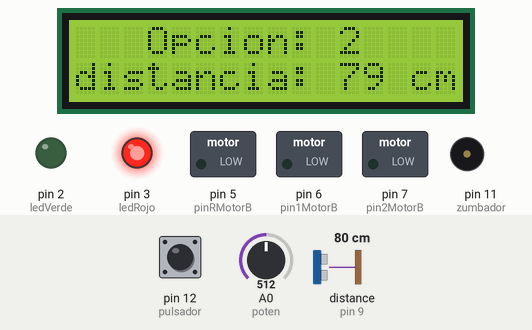
Bench run of a sketch on a simulated Arduino Uno, built with avr-gcc and run on an emulated ATmega328P. Parts: 16×2 character LCD, switched loads named in the sketch (green lamp = pin HIGH), output pins drawn as LEDs (lit = HIGH), buzzer (waves = sounding, pin HIGH). Wiring (inferred from the names in the program): ultrasonic range finder: trigger pin 8; echo pin 9. The test bench sets the inputs (shaded band); at power-on: pin 12 (pulsador) LOW, distance to the obstacle (sensor on pin 9) 80 cm, A0 (poten) = 512. The echo pulse lasts 58.3 µs per cm; pins used as bus, display or sensor lines are not drawn.

Above: at 1.2 s.
1.3 s: pin 12 (pulsador) pulled HIGH for 0.15 s
At 1.47 s:
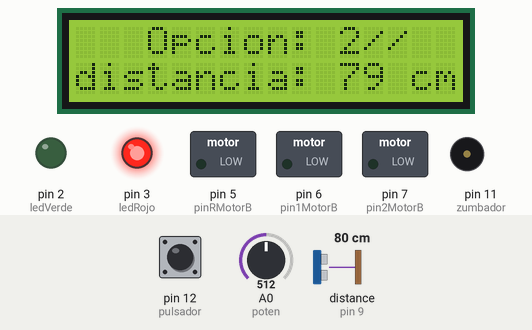
3.1 s: distance to the obstacle (sensor on pin 9) set to 33 cm
At 4.3 s:
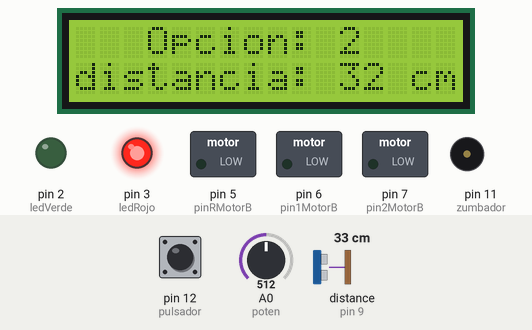
4.6 s: distance to the obstacle (sensor on pin 9) set to 28 cm
At 5.8 s:
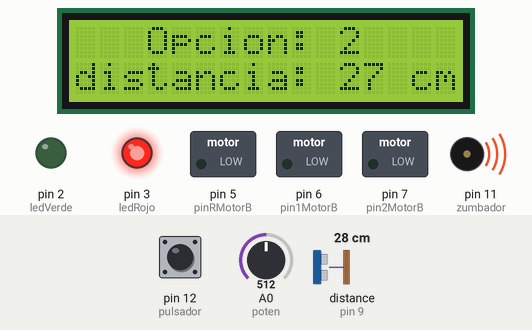
6.1 s: pin 12 (pulsador) pulled HIGH for 1 s
At 7.1 s:
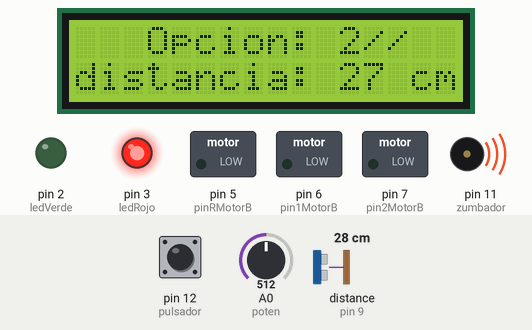
8.8 s: A0 (poten) set to 716
At 10.0 s:
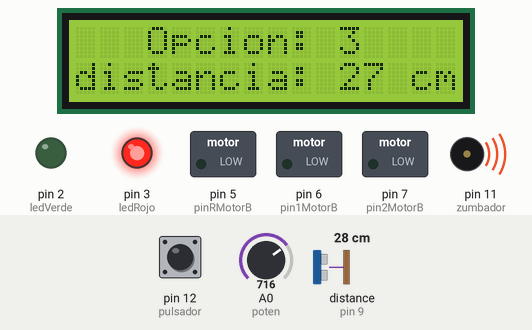
10.3 s: distance to the obstacle (sensor on pin 9) set to 9 cm
At 10.34 s:
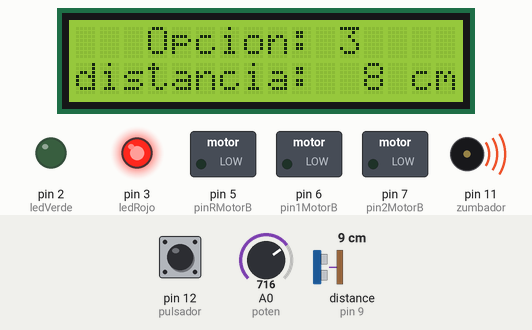
Timing chart, 0 to 12.8 s (numbered marks = the images above; inputs shaded):
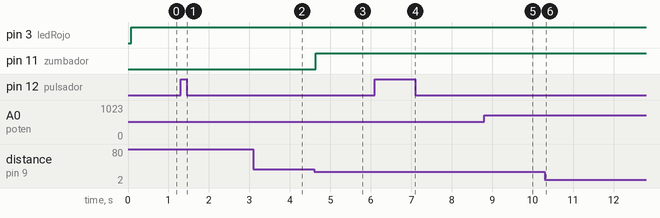

Measured:
- the behaviour switches between 31 and 30 cm on distance to the obstacle (sensor on pin 9) (found by bisection; images 2 and 3)
- after the input at 1.3 s, the display: changes at once (image 1)
- after the input at 3.1 s, the display: changes at once (image 2)
- after the input at 4.6 s, pin 11 (zumbador): LOW → HIGH at once; the display: changes after 0.05 s (image 3)
- after the input at 6.1 s, the display: changes at once (image 4)
- after the input at 8.8 s, the display: changes at once (image 5)
- after the input at 10.3 s, the display: changes at once (image 6)

The sketch:

arduino01.ino
```cpp
//Librerias de LCD y configuración del mismo
#include <Wire.h>
#include <LiquidCrystal_I2C.h>
LiquidCrystal_I2C lcd(0x27, 16, 2); // set the LCD address to 0x27 for a 16 chars and 2 line display

//Pines
const int ledVerde = 2;
const int ledRojo = 3;
const int pulsador = 12;
const int zumbador = 11;
const int poten = 0;
// Pines de motor de puerta
const int pin1MotorB = 6;
const int pin2MotorB = 7;
const int pinRMotorB = 5;
int tiempo = 1000;// tiempo de apertura y cierre de puerta
// contraseña de puerta
const int pinCorrecto [4] = {4, 5, 6, 7}; //matriz de código pin de entrada a vivienda
int pin [4] = {0, 0, 0, 0}; //matriz de código introducido
int contador = 0;
int opcion = 0;//opción a introducir con potenciómetro y pulsador en un princpio es 0
boolean alarma = true;// estado de la alarma para controlar presencia con ultrasonidos
//pines del ultrasonidos
const int echoPin = 9;
const int triggerPin = 8;

void setup() {
  pinMode(ledVerde, OUTPUT);
  pinMode (ledRojo, OUTPUT);
  pinMode (pulsador, INPUT);
  pinMode (zumbador, OUTPUT);
  pinMode (pin1MotorB, OUTPUT);
  pinMode (pin2MotorB, OUTPUT);
  pinMode (pinRMotorB, OUTPUT);
  pinMode(triggerPin, OUTPUT);
  pinMode(echoPin, INPUT);
  Serial.begin (9600);
  //incialización de lcd
  lcd.init();// inicializa el lcd
  lcd.backlight();
  lcd.setCursor(3, 0);
  lcd.print ("Opcion:");

}

void loop() {

  controlOpcion();

  if (alarma == true) {
    digitalWrite (ledRojo, HIGH);
    int cm = ping(triggerPin, echoPin);
    static char charCm[2];
    dtostrf(cm, 2, 0, charCm);
    lcd.setCursor (0, 1); lcd.print ("distancia:");
    lcd.setCursor(11, 1); lcd.print ( charCm);
    lcd.setCursor (14, 1); lcd.print ("cm");

    if (cm < 30) {
      digitalWrite (zumbador, HIGH);
    }
    else {

      digitalWrite (zumbador, LOW);
    }

    controlOpcion();
  }


  switch (opcion) {
    //case 0:
    //break;
    case 1://opción de apertura de puerta con pin, si acierta desactiva la alarma
      borraLcd();
      controlPuerta();
      borraLcd();
      opcion = 0;
      break;
    case 2://activa la alarma
      alarma = true;
      opcion = 0;
      break;
    case 3:
      Serial.write (3);
      opcion = 0;
      break;
    case 4:
      Serial.write (4);
      opcion = 0;
      break;
  }

}


void controlPuerta () {
  // introducción de pin, se repite el proceso 4 veces (pin de 4 numeros)
  contador = 0;
  while (contador < 4) {
    lcd.setCursor (15, 0); lcd.print (map (analogRead (A0), 0, 1021, 0, 9));
    lcd.setCursor (3, 1); lcd.print ("pin:");

    if (digitalRead (pulsador) == HIGH) {

      pin[contador] = map (analogRead (poten), 0, 1021, 0, 9);
      lcd.setCursor (contador + 8, 1); lcd.print (pin[contador]);
      //digitalWrite (zumbador, HIGH);
      //delay (200);
      //digitalWrite (zumbador, LOW);
      contador++;
      delay (300);
    }

  }
  //comprueba si los pines son iguales en caso contrario activa la alarma con el ultrasonidos y zumbador

  if (pinCorrecto[0] == pin[0] && pinCorrecto[1] == pin[1] && pinCorrecto[2] == pin[2] && pinCorrecto[3] == pin[3]) {

    alarma = false;

    //abrimos y cerramos la puerta
    analogWrite (pinRMotorB, 180);

    digitalWrite (pin1MotorB, LOW);
    digitalWrite (pin2MotorB, HIGH);
    digitalWrite (ledRojo, LOW);
    digitalWrite (ledVerde, HIGH);
    delay (tiempo);
    digitalWrite (pin1MotorB, LOW);
    digitalWrite (pin2MotorB, LOW);
    delay (tiempo);
    digitalWrite (pin1MotorB, HIGH);
    digitalWrite (pin2MotorB, LOW);
    digitalWrite (ledRojo, HIGH);
    digitalWrite (ledVerde, LOW);
    delay (tiempo);
    digitalWrite (pin1MotorB, LOW);
    digitalWrite (pin2MotorB, LOW);
    delay (tiempo);

  }

  else {// si el pin no es correcto activamos la alarma
    alarma = true;
  }


}


int ping(int triggerPin, int echoPin) {
  long duration, distanceCm;

  digitalWrite(triggerPin, LOW);  //para generar un pulso limpio ponemos a LOW 4us
  delayMicroseconds(4);
  digitalWrite(triggerPin, HIGH);  //generamos Trigger (disparo) de 10us
  delayMicroseconds(10);
  digitalWrite(triggerPin, LOW);

  duration = pulseIn(echoPin, HIGH);  //medimos el tiempo entre pulsos, en microsegundos

  distanceCm = duration * 10 / 292 / 2;  //convertimos a distancia, en cm
  return distanceCm;
}

void borraLcd() {

  lcd.setCursor(0, 1); lcd.print("                "); //borra todos los caracteres usados
  lcd.setCursor (12, 0); lcd.print("    ");
}

void controlOpcion() {
  lcd.setCursor (11, 0);
  lcd.print (map (analogRead (poten), 0, 1021, 1, 4));
  lcd.setCursor (12, 0); lcd.print ("  ");

  if (digitalRead(pulsador) == HIGH) {
    opcion = map (analogRead (poten), 0, 1021, 1, 4);
    lcd.setCursor (12, 0); lcd.print ("//");
    /*digitalWrite (zumbador, HIGH);
      delay (200);
      digitalWrite (zumbador, LOW);*/
    delay (300);// tiempo de antirebote
  }


}
```
